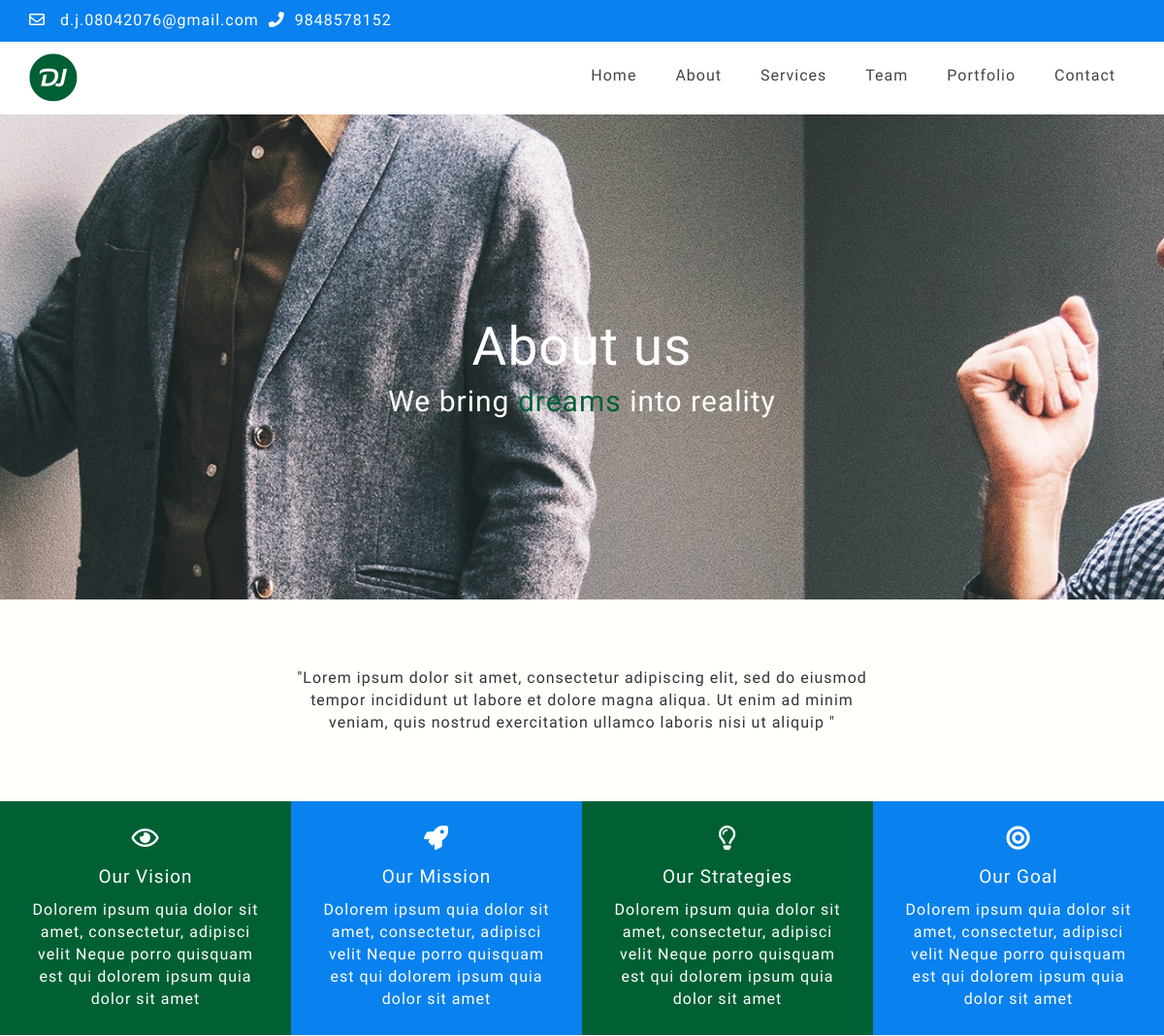
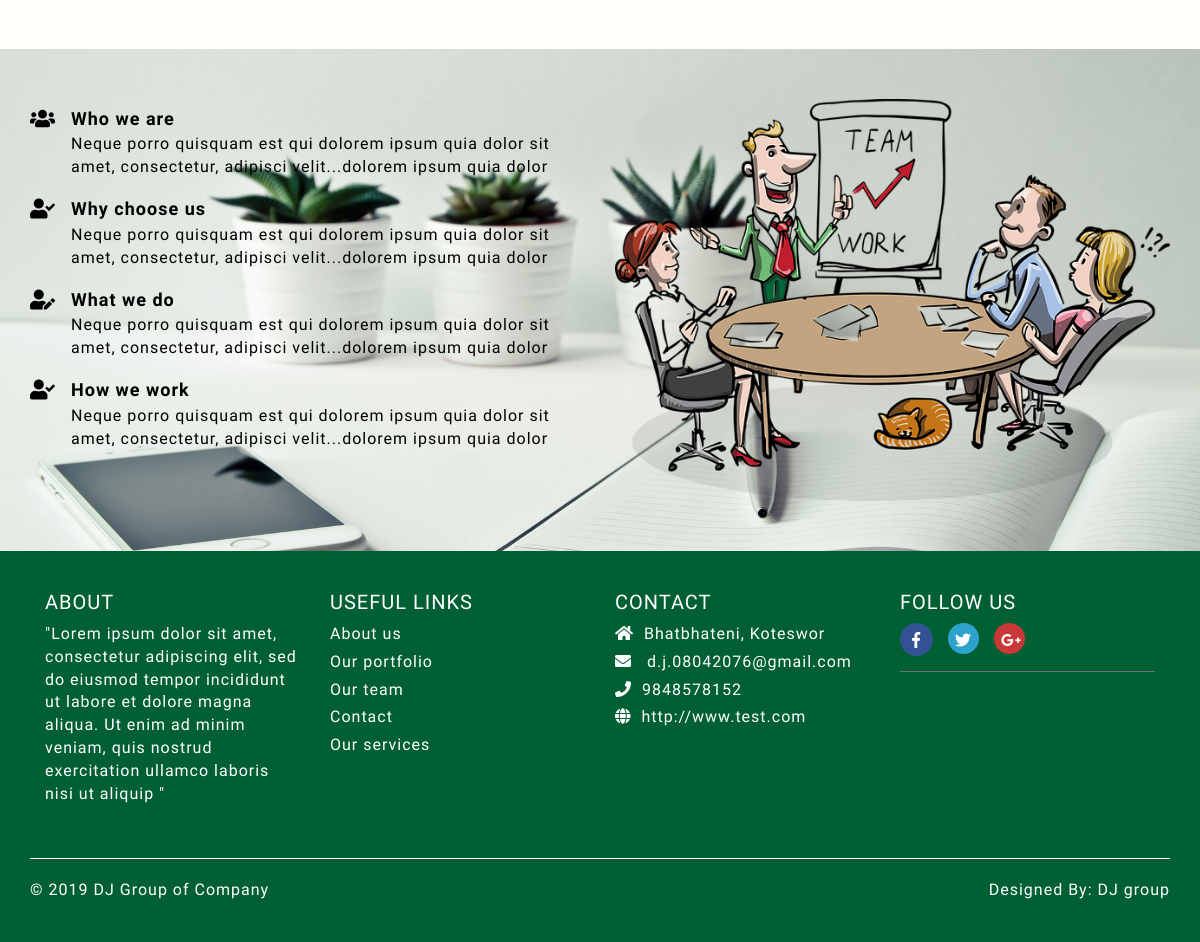
The page /about/ on the database its author committed (2 pictures, top to bottom).
### djgroup/models.py (models this page shows)
class SiteSetting(models.Model):
    logo = models.ImageField(upload_to='sitesetting')
    number = models.IntegerField()
    email = models.EmailField()
    address = models.CharField(max_length=100)
    website = models.URLField()
    map_link = models.URLField()
    created = models.DateTimeField(auto_now_add=True)
    updated = models.DateTimeField(auto_now=True)
    class Meta:
        verbose_name_plural = 'Site Setting'
    def image_tag(self):
        if self.logo:
            return mark_safe('<img src="%s" style="width: 80px; height:80px;" />' % self.logo.url)
        else:
            return 'No Image Found'
    image_tag.short_description = 'Logo'

class Banner(models.Model):
    index = models.ImageField(upload_to='banners')
    about = models.ImageField(upload_to='banners')
    services = models.ImageField(upload_to='banners')
    team = models.ImageField(upload_to='banners')
    portfolio = models.ImageField(upload_to='banners')
    contact = models.ImageField(upload_to='banners')
    created = models.DateTimeField(auto_now_add=True)
    updated = models.DateTimeField(auto_now=True)
    class Meta:
        verbose_name_plural = 'Banners'
    def index_tag(self):
        if self.index:
            return mark_safe('<img src="%s" style="width: 80px; height:80px;" />' % self.index.url)
        else:
            return 'No Image Found'
    index_tag.short_description = 'Index Banner'
    def about_tag(self):
        if self.about:
            return mark_safe('<img src="%s" style="width: 80px; height:80px;" />' % self.about.url)
        else:
            return 'No Image Found'
    about_tag.short_description = 'About Banner'
    def services_tag(self):
        if self.services:
            return mark_safe('<img src="%s" style="width: 80px; height:80px;" />' % self.services.url)
        else:
            return 'No Image Found'
    services_tag.short_description = 'Services Banner'
    def team_tag(self):
        if self.team:
            return mark_safe('<img src="%s" style="width: 80px; height:80px;" />' % self.team.url)
        else:
            return 'No Image Found'
    team_tag.short_description = 'Team Banner'
    def portfolio_tag(self):
        if self.portfolio:
            return mark_safe('<img src="%s" style="width: 80px; height:80px;" />' % self.portfolio.url)
        else:
            return 'No Image Found'
    portfolio_tag.short_description = 'Portfolio Banner'
    def contact_tag(self):
        if self.contact:
            return mark_safe('<img src="%s" style="width: 80px; height:80px;" />' % self.contact.url)
        else:
            return 'No Image Found'
    contact_tag.short_description = 'Contact Banner'

class AboutUs(models.Model):
    description = models.TextField()
    mission = models.TextField()
    vision = models.TextField()
    strategy = models.TextField()
    goal = models.TextField()
    who_we_are = models.TextField()
    why_choose_us = models.TextField()
    what_we_do = models.TextField()
    how_we_work = models.TextField()
    best_for = models.TextField()
    bg_image = models.ImageField(upload_to='about', default=None)
    created = models.DateTimeField(auto_now_add=True)
    updated = models.DateTimeField(auto_now=True)
    class Meta:
        verbose_name_plural = 'About Us'

### djgroup/views.py (the view)
# urls.py: path('about/', views.about, name='about'),
def about(request):
    abouts = AboutUs.objects.all().order_by('-created')[0:1]
    context = {'abouts': abouts}
    return render(request, 'djgroup/about.html', context)

### templates/djgroup/about.html (shortened to what this page needs)
{% extends 'djgroup/index.html' %}
{% load static %}
{% block content %}
{% for banner in banners %}
<section class="about-banner" style="background-image: url('/media/{{ banner.about }}');">
    {% endfor %}
    <div class="container">
        <div class="col-md-6 col-md-offset-3">
            <h1>About us</h1>
            <h4>We bring <span class="color-green">dreams</span> into reality</h4>
        </div>
    </div>
</section>
{% for about in abouts %}
<section class="about">
    <div class="about-text">
        <p>{{ about.description }}</p>
    </div>
</section>
<section class="target">
    <div class="row target-text">
        <div class="col-lg-3 col-md-3 col-sm-6 col-xs-12 test">
            <div class="mission green">
                <div class="mission-icon"><i class="far fa-eye"></i></div>
                <div class="mission-title">Our Vision</div>
                <div class="mission-text">{{ about.vision }}</div>
            </div>
        </div>
        <div class="col-lg-3 col-md-3 col-sm-6 col-xs-12 test">
            <div class="mission blue">
                <div class="mission-icon"><i class="fas fa-rocket"></i></div>
                <div class="mission-title">Our Mission</div>
                <div class="mission-text">{{ about.mission }}</div>
            </div>
        </div>
        <div class="col-lg-3 col-md-3 col-sm-6 col-xs-12 test">
            <div class="mission green">
                <div class="mission-icon"><i class="far fa-lightbulb"></i></div>
                <div class="mission-title">Our Strategies</div>
                <div class="mission-text">{{ about.strategy }}</div>
            </div>
        </div>
        <div class="col-lg-3 col-md-3 col-sm-6 col-xs-12 test">
            <div class="mission blue">
                <div class="mission-icon"><i class="fas fa-bullseye"></i></div>
                <div class="mission-title">Our Goal</div>
                <div class="mission-text">{{ about.goal }}</div>
            </div>
        </div>
    </div>
</section>
<section class="bg-img">
    <div class="container">
        <div class="row">
            <div class="bg-box">
                <div class="col-lg-6 col-md-6 col-sm-12 col-xs-12">
                    <div class="bg-text">
                        <div class="bg-text-left"><i class="fas fa-users"></i></div>
                        <div class="bg-text-right">
                            <h4>Who we are</h4>
                            <p>{{ about.who_we_are }}</p>
                        </div>
                    </div>
                    <div class="bg-text">
                        <div class="bg-text-left"><i class="fas fa-user-check"></i></div>
                        <div class="bg-text-right">
                            <h4>Why choose us</h4>
                            <p>{{ about.why_choose_us }}</p>
                        </div>
                    </div>
                    <div class="bg-text">
                        <div class="bg-text-left"><i class="fas fa-user-edit"></i></div>
                        <div class="bg-text-right">
                            <h4>What we do</h4>
                            <p>{{ about.what_we_do }}</p>
                        </div>
                    </div>
                    <div class="bg-text">
                        <div class="bg-text-left"><i class="fas fa-user-check"></i></div>
                        <div class="bg-text-right">
                            <h4>How we work</h4>
                            <p>{{ about.how_we_work }}</p>
                        </div>
                    </div>
                </div>
                <div class="col-lg-6 col-md-6 col-sm-12 col-xs-12">
                    <div class="bg-image">
                        <img src="/media/{{ about.bg_image }}">
                    </div>
                </div>
            </div>
        </div>
    </div>
</section>
{% endfor %}
{% endblock %}

### templates/djgroup/index.html (shortened to what this page needs)
{% load static %}
<!DOCTYPE html>
<html>
<head>
	<link rel="stylesheet" href="https://use.fontawesome.com/releases/v5.3.1/css/all.css"
>
	<link rel="stylesheet" type="text/css" href="{% static 'css/bootstrap.min.css' %}">
	<link rel="stylesheet" type="text/css" href="{% static 'css/style.css' %}">
	<link rel="stylesheet" type="text/css" href="{% static 'css/animate.css' %}">
	<link rel="stylesheet" type="text/css" href="{% static 'css/cubeportfolio.min.css' %}">
	<link rel="stylesheet" type="text/css" href="{% static 'css/style1.css' %}">
	<link rel="stylesheet" type="text/css" href="{% static 'css/about.css' %}">
	<link rel="stylesheet" type="text/css" href="{% static 'css/team.css' %}">
	<link rel="stylesheet" type="text/css" href="{% static 'css/service.css' %}">
	<link rel="stylesheet" type="text/css" href="{% static 'css/portfolio.css' %}">
	<link rel="stylesheet" type="text/css" href="{% static 'css/responsive.css' %}">
	<link rel="stylesheet" type="text/css" href="{% static 'css/contact.css' %}">
</head>
<body>
	<header>
		<div class="header-top">
			<div class="container">
				<div class="row">
					<div class="ht-left">
						<div class="col-lg-6 col-md-6 col-sm-12 col-xs-12">
							<ul class="pull-left top-contact">
								{% for setting in settings %}
								<li><i class="far fa-envelope"></i><a href="mailto:{{ setting.email }}">
										{{ setting.email }}</a></li>
								<li><i class="fas fa-phone"></i>{{ setting.number }}</li>
							</ul>
							{% endfor %}
						</div>
					</div>
					<div class="col-lg-6 col-md-6 col-sm-6 col-xs-12">
					</div>
				</div>
			</div>
		</div>
		<div class="header-bottom">
			<div class="container">
				{% for setting in settings %}
				<div class="logo"><a href="{% url 'djgroup:index' %}"><img src="/media/{{ setting.logo }}"></a></div>
				{% endfor %}
				<nav>
					<ul>
						<li><a href="{% url 'djgroup:index' %}">Home</a></li>
						<li><a href="{% url 'djgroup:about' %}">About</a></li>
						<li class="sub-menu"><a href="{% url 'djgroup:service' %}">Services</a>
						</li>
						<li><a href="{% url 'djgroup:team' %}">Team</a></li>
						<li><a href="{% url 'djgroup:portfolio' %}">Portfolio</a>
						</li>
						<li><a href="{% url 'djgroup:contact' %}">Contact</a></li>
					</ul>
				</nav>
			</div>
		</div>
	</header>
	{% block content %}{% endblock %}
	<footer>
		<div class="footer-upper">
			<div class="container">
				<div class="footer-part">
					<div class="col-lg-3 col-md-3 col-sm-6 col-xs-12 footer-div">
						<div class="footer-block information">
							<h4 class="title">About</h4>
							{% for about in abouts %}
							<p>{{ about.description }}</p>
							{% endfor %}
						</div>
					</div>
					<div class="col-lg-3 col-md-3 col-sm-6 col-xs-12 footer-div">
						<div class="footer-block information">
							<h4 class="title">Useful links</h4>
							<ul class="list">
								<li class="ft-item"><a href="{% url 'djgroup:about' %}">About us</a></li>
								<li class="ft-item"><a href="{% url 'djgroup:portfolio' %}">Our portfolio</a></li>
								<li class="ft-item"><a href="{% url 'djgroup:team' %}">Our team</a></li>
								<li class="ft-item"><a href="{% url 'djgroup:contact' %}">Contact</a></li>
								<li class="ft-item"><a href="{% url 'djgroup:service' %}">Our services</a></li>
							</ul>
						</div>
					</div>
					<div class="col-lg-3 col-md-3 col-sm-6 col-xs-12 footer-div">
						<div class="footer-block information">
							<h4 class="title">Contact</h4>
							<ul class="list">
								{% for setting in settings %}
								<li class="ft-item"><i class="fa fa-home" aria-hidden="true"></i>{{setting.address}}
								</li>
								<li class="ft-item"><i class="fa fa-envelope" aria-hidden="true"></i>
									<a href="mailto:{{ setting.email }}">
										{{ setting.email }}</a>
								</li>
								<li class="ft-item"><i class="fa fa-phone" aria-hidden="true"></i>{{setting.number}}
								</li>
								<li class="ft-item"><i class="fa fa-globe" aria-hidden="true"></i><a
										href="">{{setting.website}}</a></li>
							</ul>
							{% endfor %}
						</div>
					</div>
					<div class="col-lg-3 col-md-3 col-sm-6 col-xs-12 footer-div">
						<div class="footer-term">
							<h4 class="title">Follow us</h4>
							<ul class="networks">
								<li><a href=""><i class="fab fa-facebook-f"></i></a></li>
								<li><a href=""><i class="fab fa-twitter"></i></a></li>
								<li><a href=""><i class="fab fa-google-plus-g"></i></a></li>
							</ul>
						</div>
					</div>
				</div>
				<div class="footer-bottom">
					<div class="row">
						<div class="col-lg-6 col-md-6 col-sm-6 col-xs-12">
							<div class="ft-left">
								<p>© 2019 DJ Group of Company</p>
							</div>
						</div>
						<div class="col-lg-6 col-md-6 col-sm-6 col-xs-12">
							<div class="ft-right">
								<p>Designed By: <a href="">DJ group</a></p>
							</div>
						</div>
					</div>
				</div>
			</div>
		</div>
	</footer>
</body>
</html>

### rows shown on the page
SiteSetting: email "d.j.08042076@gmail.com", number "9848578152", logo (picture), address "Bhatbhateni, Koteswor", website "http://www.test.com"
Banner: about (picture)
AboutUs: description "\"Lorem ipsum dolor sit amet, consectetur adipiscing elit, sed do eiusmod tempor incididunt ut labore et dolore magna aliqua. Ut enim ad minim veniam, quis nostrud exercitation ullamco laboris nisi ut aliquip \"", vision "Dolorem ipsum quia dolor sit amet, consectetur, adipisci velit Neque porro quisquam est qui dolorem ipsum quia dolor sit amet", mission "Dolorem ipsum quia dolor sit amet, consectetur, adipisci velit Neque porro quisquam est qui dolorem ipsum quia dolor sit amet", strategy "Dolorem ipsum quia dolor sit amet, consectetur, adipisci velit Neque porro quisquam est qui dolorem ipsum quia dolor sit amet", goal "Dolorem ipsum quia dolor sit amet, consectetur, adipisci velit Neque porro quisquam est qui dolorem ipsum quia dolor sit amet", who_we_are "Neque porro quisquam est qui dolorem ipsum quia dolor sit amet, consectetur, adipisci velit...dolorem ipsum quia dolor", why_choose_us "Neque porro quisquam est qui dolorem ipsum quia dolor sit amet, consectetur, adipisci velit...dolorem ipsum quia dolor", what_we_do "Neque porro quisquam est qui dolorem ipsum quia dolor sit amet, consectetur, adipisci velit...dolorem ipsum quia dolor", how_we_work "Neque porro quisquam est qui dolorem ipsum quia dolor sit amet, consectetur, adipisci velit...dolorem ipsum quia dolor", bg_image (picture)
